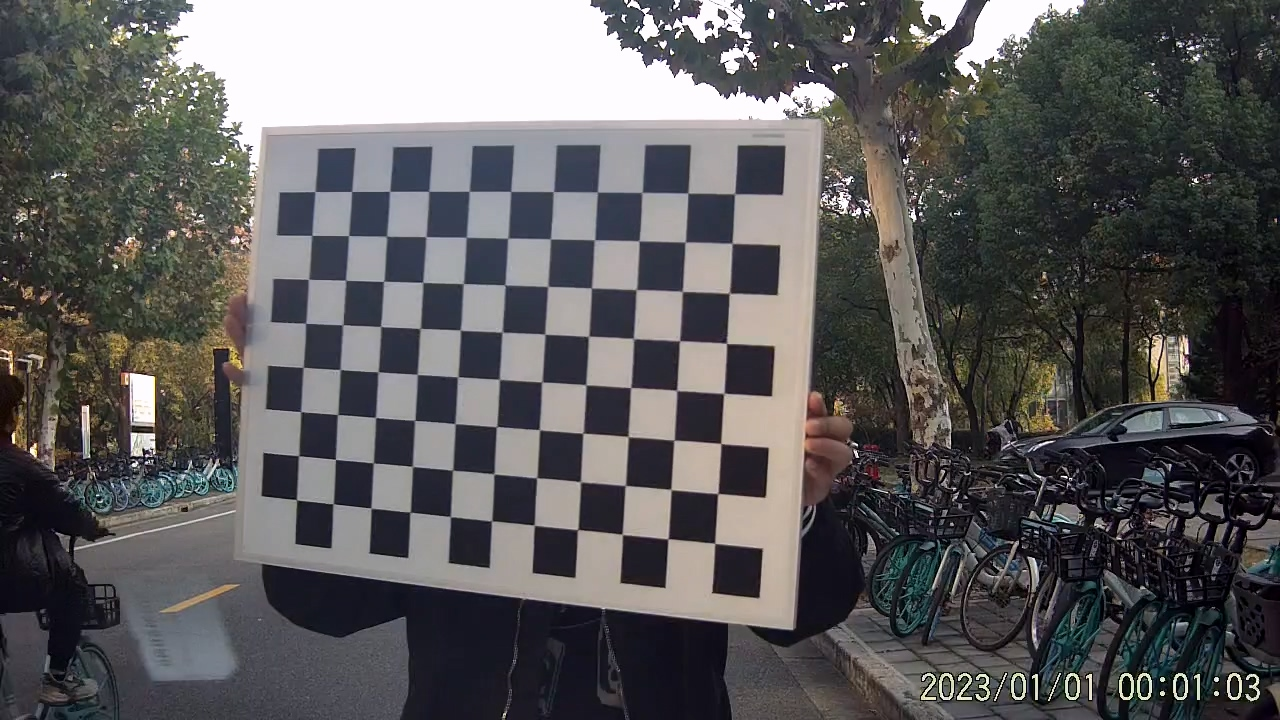
#> input picture images/20230101000106_000004B.MP4_20231114_151314.155.jpg, 1280 x 720 px; its folder holds only this picture in this run
$ python calibration.py
#> lines starting #> are read from the running program, lines starting #| are printed output that depends on the picture; after the words box and inside, x2 and y2 are one past the last pixel; in counts of white or black regions, pixels touching at a corner belong together; long printed decimals are rounded
import numpy as np
import cv2 as cv
import glob
import undistort
# import pickle


################ 寻找角点 #############################

chessboardSize = (11,8)
frameSize = (1280,720)


# termination criteria OpenCV默认参数，不用动
criteria = (cv.TERM_CRITERIA_EPS + cv.TERM_CRITERIA_MAX_ITER, 30, 0.001)


# prepare object points, like (0,0,0), (1,0,0), (2,0,0) ....,(6,5,0)
objp = np.zeros((chessboardSize[0] * chessboardSize[1], 3), np.float32)
objp[:,:2] = np.mgrid[0:chessboardSize[0],0:chessboardSize[1]].T.reshape(-1,2)

size_of_chessboard_squares_mm = 20
objp = objp * size_of_chessboard_squares_mm


# Arrays to store object points and image points from all the images.
objpoints = [] # 3d point in real world space
imgpoints = [] # 2d points in image plane.


images = glob.glob('images/*.jpg')

for image in images:

    img = cv.imread(image)
#> img is the input picture: shape (720, 1280, 3); mean B, G, R 91.8, 91.1, 92.3
    gray = cv.cvtColor(img, cv.COLOR_BGR2GRAY)
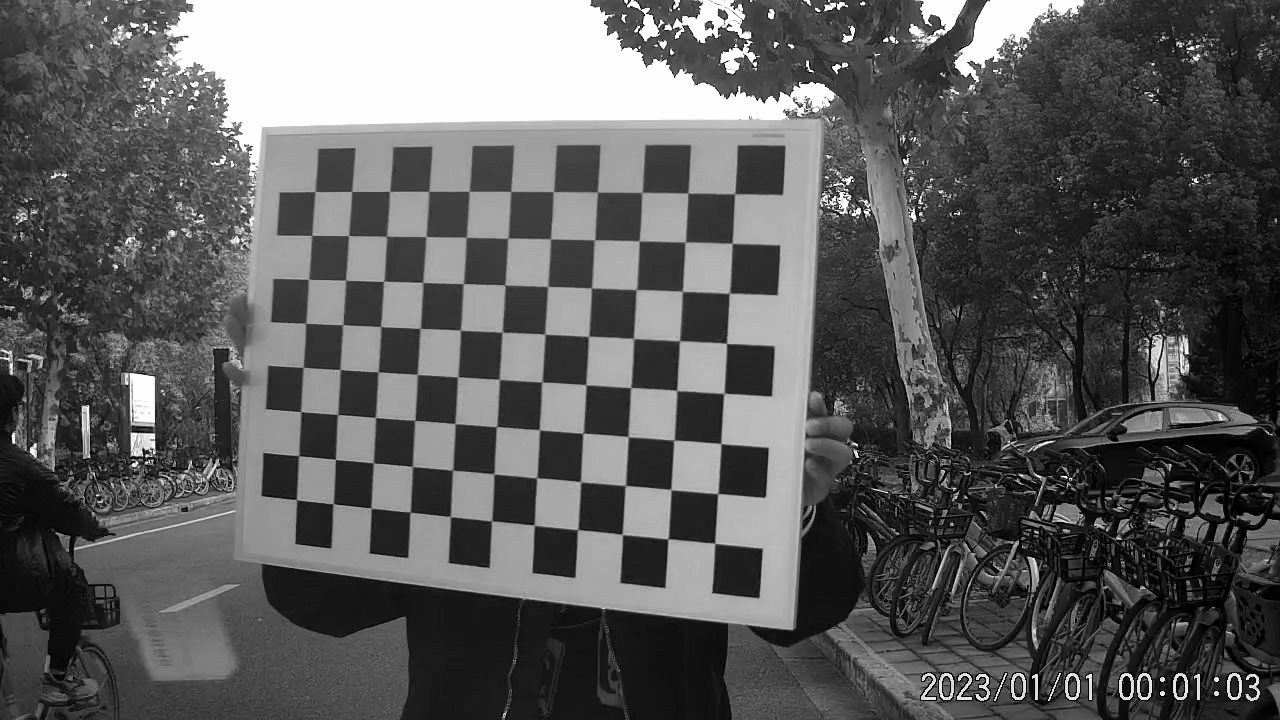
#> gray: shape (720, 1280); min 0, max 255, mean 91.5

    # 寻找棋盘角点
    ret, corners = cv.findChessboardCorners(gray, chessboardSize, None)
#> ret = True; corners = 88 rows, first 8: [714.8, 543.4], [667.7, 538.9], [622, 534.2], [577.5, 529.5], [534.1, 525], [491.7, 520.7], [450.4, 516.7], [409.9, 512.3]

    if ret == True:

        objpoints.append(objp)
        corners2 = cv.cornerSubPix(gray, corners, (11,11), (-1,-1), criteria)
#> corners2 = 88 rows, first 8: [714.7, 543.3], [668, 538.8], [622.3, 534.5], [577.6, 529.6], [534.3, 525.2], [491.6, 520.9], [450.4, 516.6], [410.1, 512.2]
        imgpoints.append(corners)

        # 绘制找到的角点
        cv.drawChessboardCorners(img, chessboardSize, corners2, ret)
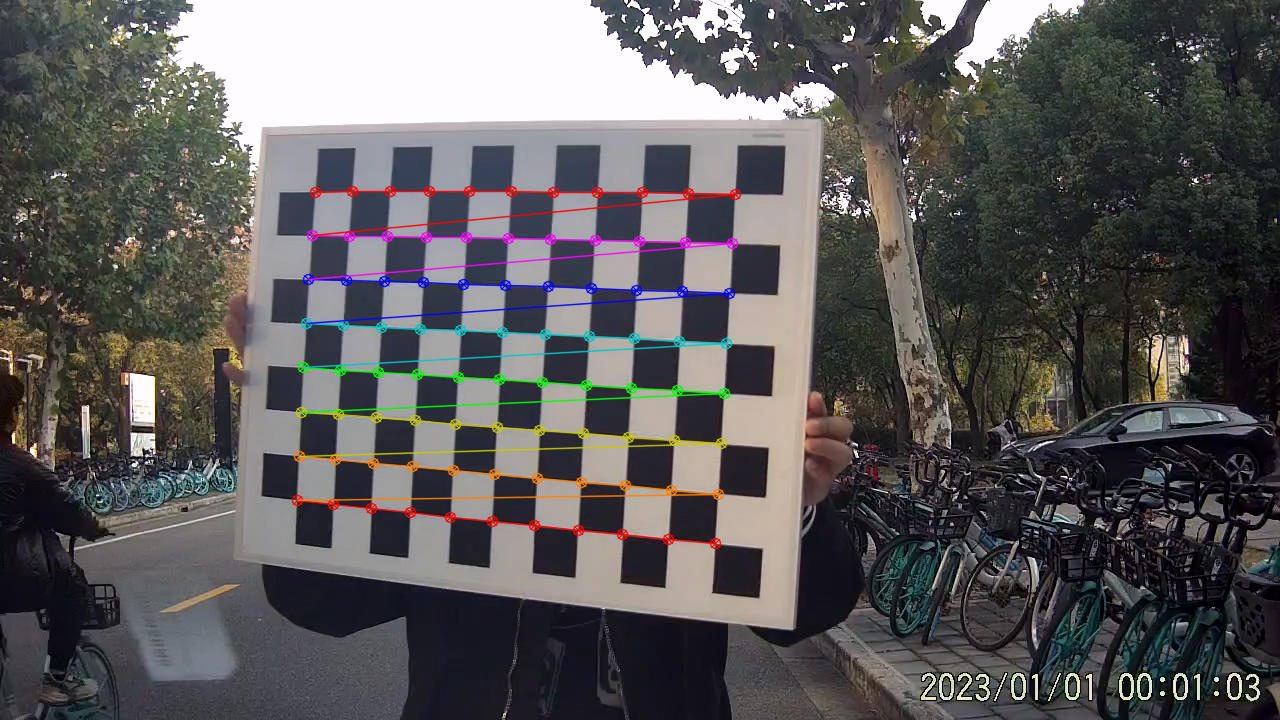
#> img: shape (720, 1280, 3); 2.78% of pixels changed, all inside (x1, y1, x2, y2) = (291, 185, 742, 550)
        cv.imshow('img', img)
        cv.waitKey(1000)
    else:
        # 寻找角点失败
        print('Not Found!')


cv.destroyAllWindows()


############## CALIBRATION #######################################################

ret, cameraMatrix, dist, rvecs, tvecs = cv.calibrateCamera(objpoints, imgpoints, frameSize, None, None)
#> ret = 0.149; cameraMatrix = [[1922.2, 0, 681.6], [0, 1844.3, 372.8], [0, 0, 1]]; dist = [[-0.536, 1.27, 0.00864, -0.0137, -20.35]]; rvecs = ([-0.69, -0.00104, -3.01],); tvecs = ([12.81, 68.09, 734.4],)
# cameraMatrix 相机内参矩阵
# dist 畸变矩阵（四维）
# rvecs rotationVector 旋转向量
# tvecs translationVector 平移向量


print(cameraMatrix)
#| [[1.92223169e+03 0.00000000e+00 6.81593411e+02]
#|  [0.00000000e+00 1.84431912e+03 3.72808797e+02]
#|  [0.00000000e+00 0.00000000e+00 1.00000000e+00]]
print(dist)
#| [[-5.35616263e-01  1.27255441e+00  8.63876293e-03 -1.37384540e-02
#|   -2.03541400e+01]]

# [8 lines of commented-out code are left out]

$ run again, on images/20230101000106_000004B.MP4_20231114_151323.433.jpg
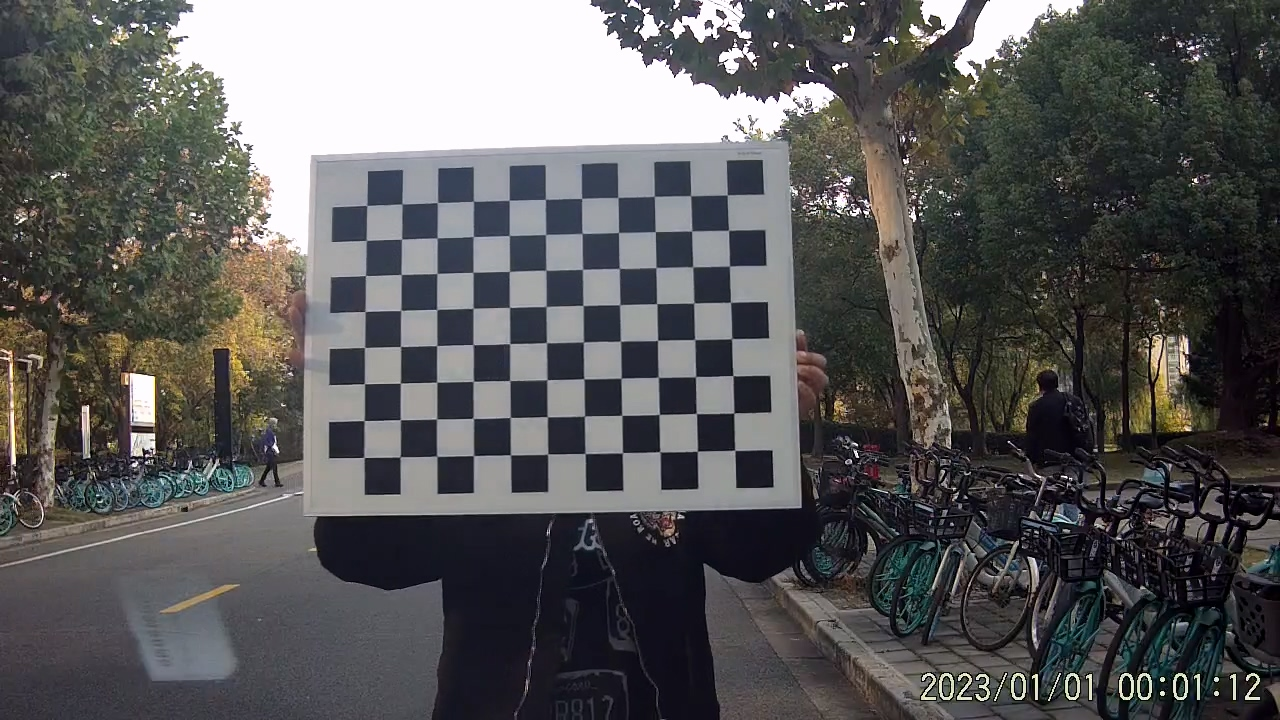
#> input picture images/20230101000106_000004B.MP4_20231114_151323.433.jpg, 1280 x 720 px
#> img is the input picture: shape (720, 1280, 3); mean B, G, R 89.7, 89.6, 90
#> `gray = cv.cvtColor(img, cv.COLOR_BGR2GRAY)`:
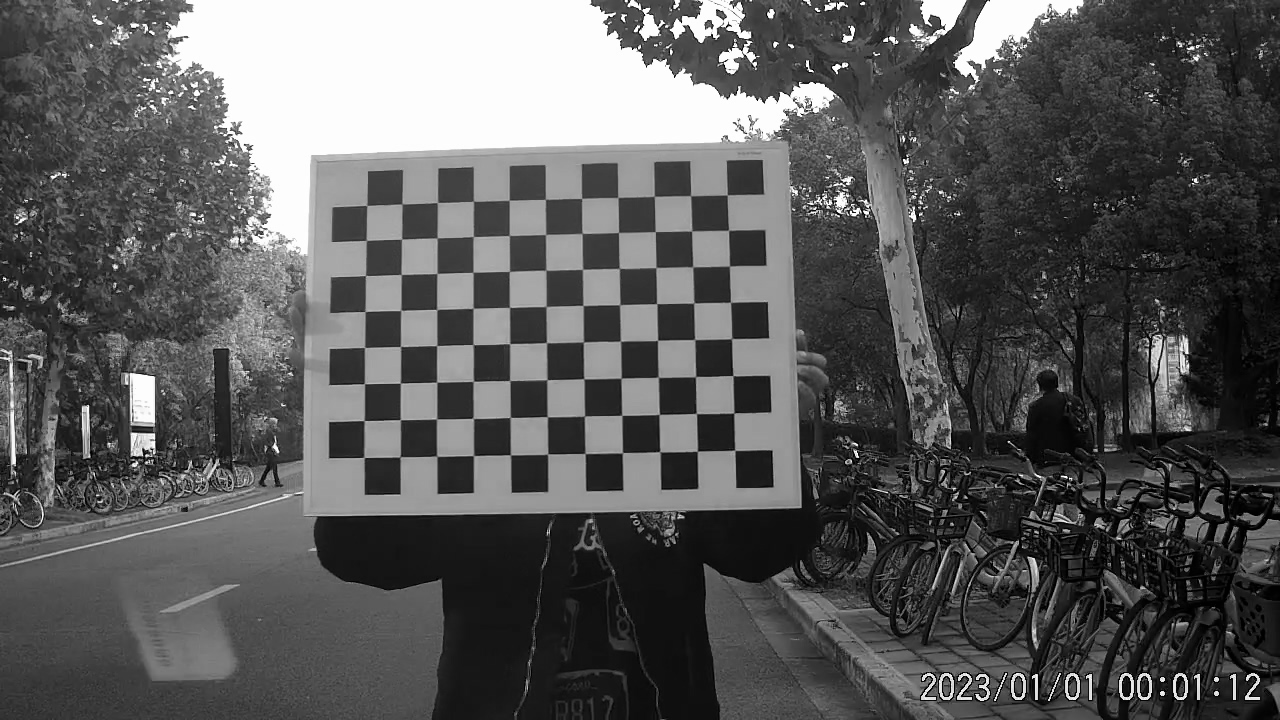
#> gray: shape (720, 1280); min 0, max 255, mean 89.7
#> `ret, corners = cv.findChessboardCorners(gray, chessboardSize, None)`: ret = True; corners = 88 rows, first 8: [734.7, 450.1], [697.3, 451.3], [659.5, 451.5], [622.6, 452.6], [585, 453.5], [547.5, 454], [510.4, 454.8], [473.5, 455.6]
#> corners2 = 88 rows, first 8: [734.8, 450.4], [697.3, 451.2], [659.9, 451.8], [622.3, 452.7], [585.1, 453.5], [547.7, 454.1], [510.5, 454.7], [473.6, 455.6]
#> `cv.drawChessboardCorners(img, chessboardSize, corners2, ret)`:
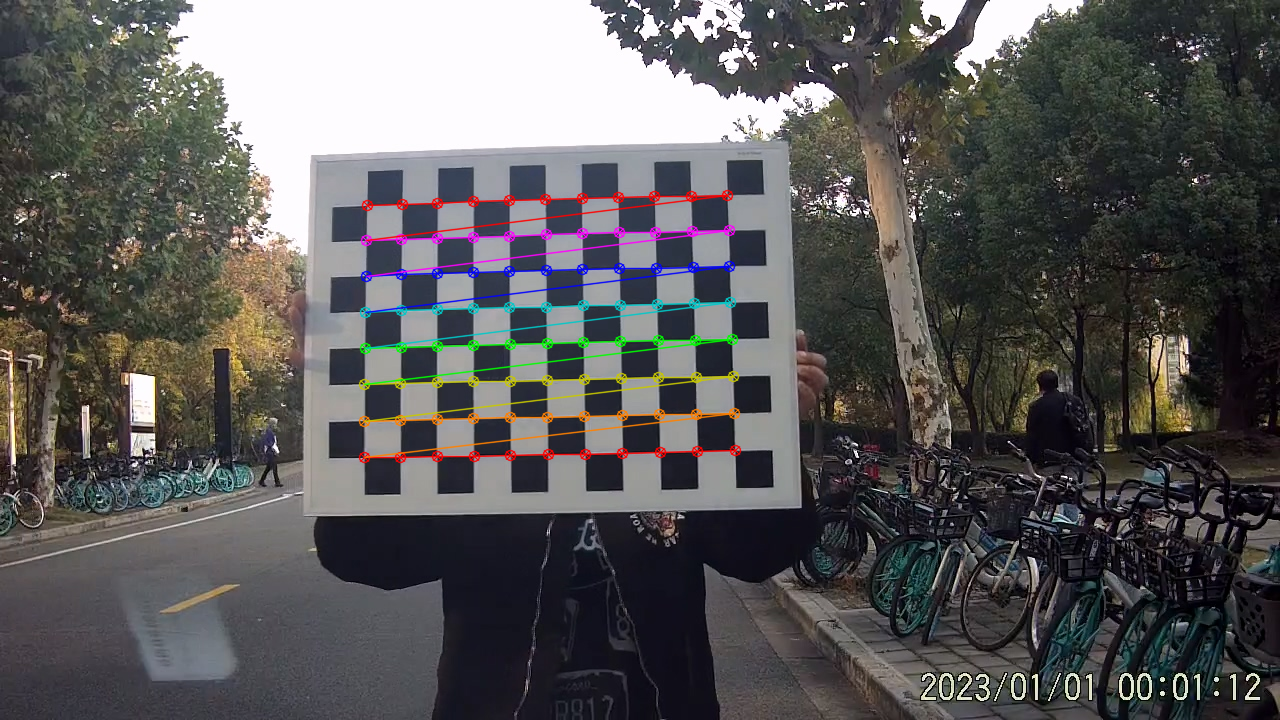
#> img: shape (720, 1280, 3); 2.49% of pixels changed, all inside (x1, y1, x2, y2) = (358, 189, 742, 464)
#> `ret, cameraMatrix, dist, rvecs, tvecs = cv.calibrateCamera(objpoints, ..`: ret = 0.133; cameraMatrix = [[843.9, 0, 648.2], [0, 841.7, 378.6], [0, 0, 1]]; dist = [[-0.13, 0.411, 0.00416, -0.00216, -1.42]]; rvecs = ([0.0231, 0.114, 3.12],); tvecs = ([46.23, 38.31, 449.3],)
#| [[843.925   0.         648.202 ]
#|  [  0.         841.663 378.630 ]
#|  [  0.           0.           1.        ]]
#| [[-0.1299  0.4111  0.004165 -0.002161 -1.423]]

$ run again, on images/20230101000106_000004B.MP4_20231114_151326.314.jpg
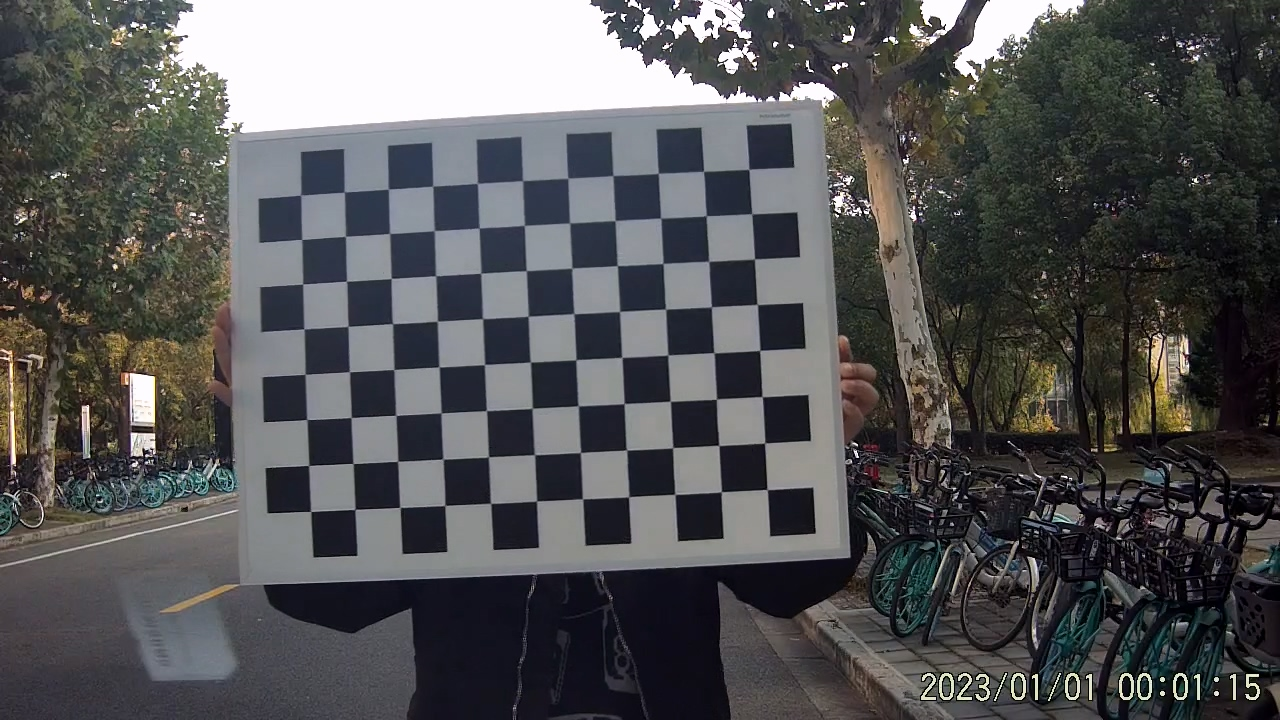
#> input picture images/20230101000106_000004B.MP4_20231114_151326.314.jpg, 1280 x 720 px
#> img is the input picture: shape (720, 1280, 3); mean B, G, R 85.7, 84.7, 84.5
#> `gray = cv.cvtColor(img, cv.COLOR_BGR2GRAY)`:
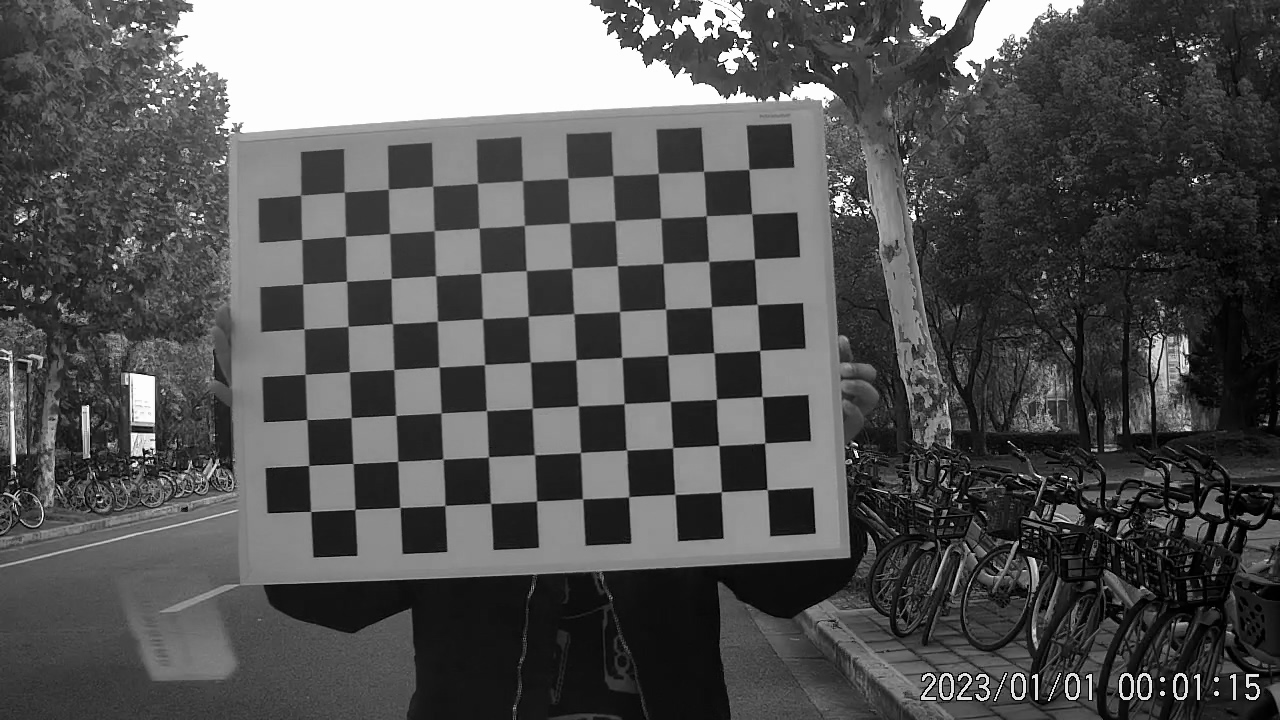
#> gray: shape (720, 1280); min 0, max 255, mean 84.7
#> `ret, corners = cv.findChessboardCorners(gray, chessboardSize, None)`: ret = True; corners = 88 rows, first 8: [767, 489.5], [721.3, 491.6], [674.9, 494.3], [628.5, 497.1], [582.6, 498.8], [536.5, 500.9], [490.7, 503.4], [444.9, 505.3]
#> corners2 = 88 rows, first 8: [767.1, 489.5], [721.3, 491.8], [674.8, 494.4], [628.7, 496.8], [582.5, 498.7], [536.5, 501], [490.6, 503.3], [444.8, 505.5]
#> `cv.drawChessboardCorners(img, chessboardSize, corners2, ret)`:
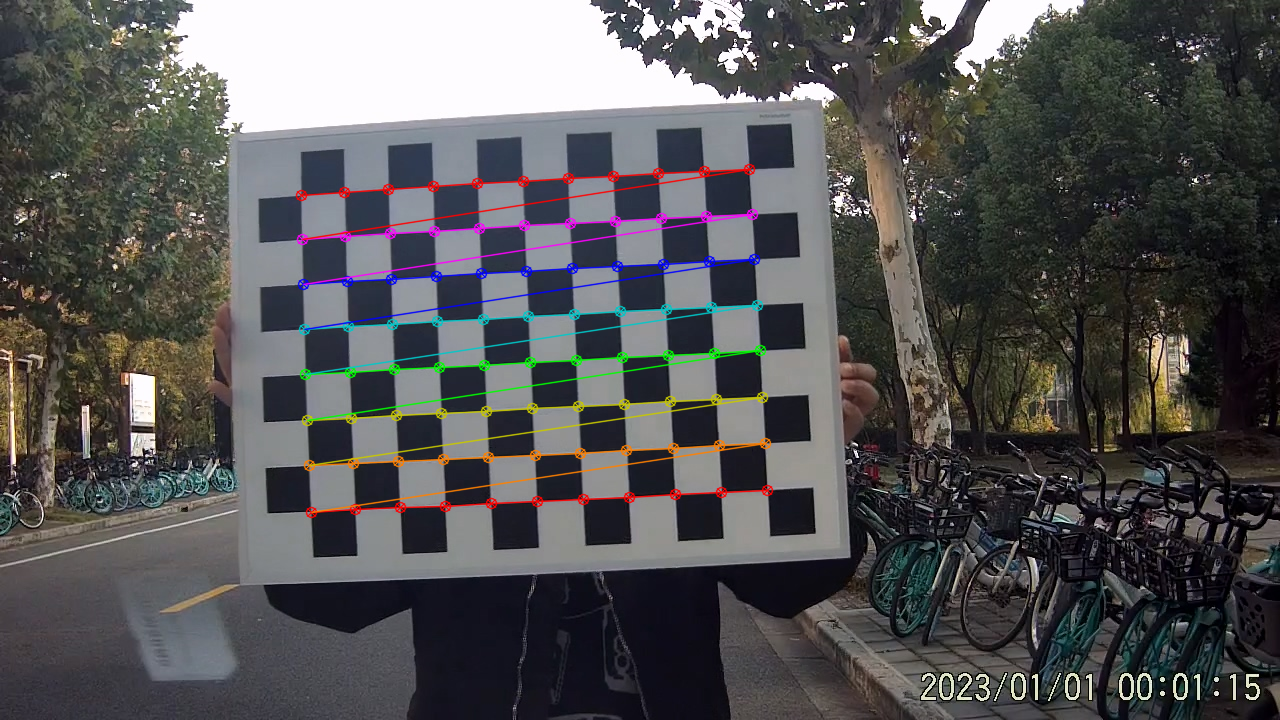
#> img: shape (720, 1280, 3); 2.93% of pixels changed, all inside (x1, y1, x2, y2) = (295, 163, 774, 519)
#> `ret, cameraMatrix, dist, rvecs, tvecs = cv.calibrateCamera(objpoints, ..`: ret = 0.138; cameraMatrix = [[685.9, 0, 634.2], [0, 690.6, 419.2], [0, 0, 1]]; dist = [[-0.0593, -0.0225, -0.000475, -0.000406, 0.0562]]; rvecs = ([0.00819, 0.0405, 3.09],); tvecs = ([57.57, 30.26, 296],)
#| [[685.929   0.         634.211]
#|  [  0.         690.622 419.156]
#|  [  0.           0.           1.        ]]
#| [[-0.05926 -0.02253 -0.0004752 -0.0004063  0.05615]]
